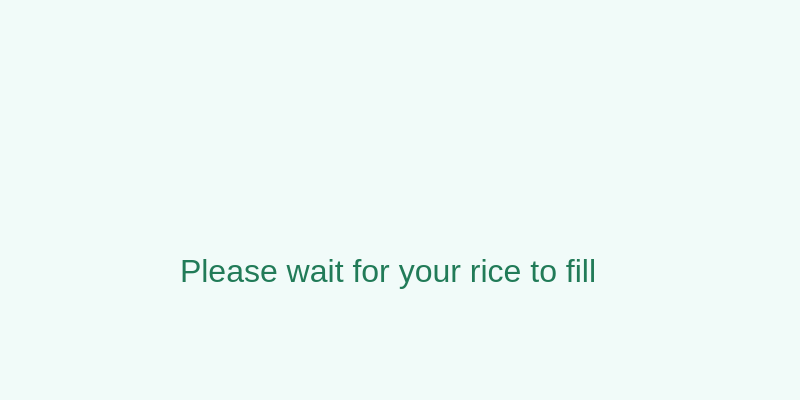
<?xml version="1.0" encoding="UTF-8"?>
<ui version="4.0">
 <class>Form</class>
 <widget class="QWidget" name="Form">
  <property name="geometry">
   <rect>
    <x>0</x>
    <y>0</y>
    <width>800</width>
    <height>400</height>
   </rect>
  </property>
  <property name="font">
   <font>
    <pointsize>18</pointsize>
   </font>
  </property>
  <property name="windowTitle">
   <string>Form</string>
  </property>
  <property name="styleSheet">
   <string notr="true">background-color:rgb(241, 251, 249)</string>
  </property>
  <widget class="QLabel" name="splashScreenLabel">
   <property name="geometry">
    <rect>
     <x>180</x>
     <y>240</y>
     <width>491</width>
     <height>61</height>
    </rect>
   </property>
   <property name="font">
    <font>
     <pointsize>24</pointsize>
    </font>
   </property>
   <property name="styleSheet">
    <string notr="true">color: rgb(33, 123, 88);</string>
   </property>
   <property name="text">
    <string>Please wait for your rice to fill</string>
   </property>
  </widget>
  <widget class="QLabel" name="label_4">
   <property name="geometry">
    <rect>
     <x>120</x>
     <y>20</y>
     <width>551</width>
     <height>231</height>
    </rect>
   </property>
   <property name="styleSheet">
    <string notr="true">background-image: url(:/newPrefix/ricemate.png);</string>
   </property>
   <property name="frameShape">
    <enum>QFrame::NoFrame</enum>
   </property>
   <property name="lineWidth">
    <number>1</number>
   </property>
   <property name="text">
    <string/>
   </property>
   <property name="pixmap">
    <pixmap>../ricemate.png</pixmap>
   </property>
   <property name="scaledContents">
    <bool>false</bool>
   </property>
   <property name="alignment">
    <set>Qt::AlignCenter</set>
   </property>
  </widget>
 </widget>
 <resources/>
 <connections/>
</ui>
